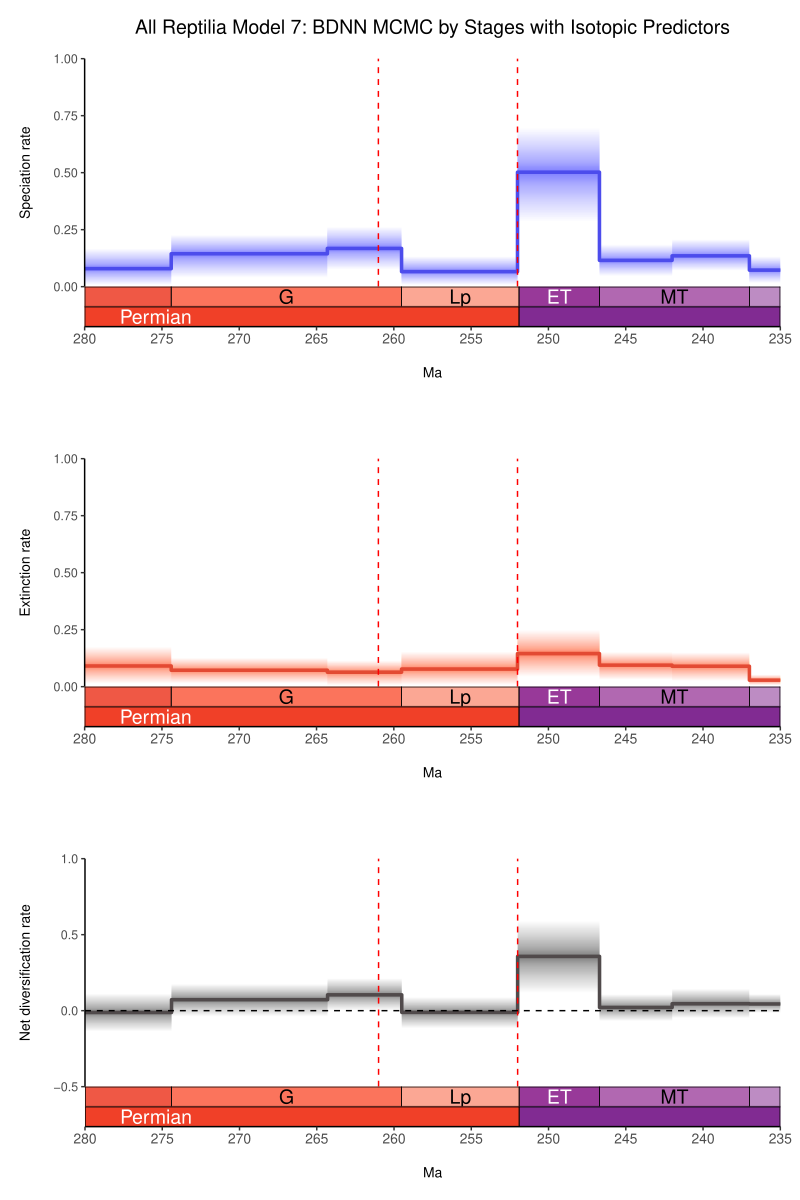

R code for this plot:
library(ggplot2)
library(scales)
library(gridExtra)
library(deeptime)
library(gtable)
library(grid)

##############  PREPPING DATA VECTORS, COPY IN THE PATH TO THE RTT SCRIPT
rtt_text <- readLines('/Volumes/My Passport/pt_diversity_rates/updated_occurrence_analyses/model_7/reptilia_all/combined_10_RTT.r', warn = FALSE)

# Search for lines in rtt_text that contain any of the vectors we need
# Note that vectors in BDNN, RJMCMC, and non-BDNN/non-RJMCMC models have different names, so we'll need to do some transformations and conditionals
# age = time (should be negative, descending, so -1, -2, for ex)
# L = Speciation, M = extinction, R = netdiversification, M95 = max 95% HPD, m95 = min 95% HPD, mean = rate (central line)

# Searching for NON-BDNN, NON-RJMCMC VECTORS
L_hpd_m95 <- grep("^\\s*L_hpd_m95\\s*=", rtt_text, value = TRUE)
L_hpd_M95 <- grep("^\\s*L_hpd_M95\\s*=", rtt_text, value = TRUE)
L_mean <- grep("^\\s*L_mean\\s*=", rtt_text, value = TRUE)
M_hpd_m95 <- grep("^\\s*M_hpd_m95\\s*=", rtt_text, value = TRUE)
M_hpd_M95 <- grep("^\\s*M_hpd_M95\\s*=", rtt_text, value = TRUE)
M_mean <- grep("^\\s*M_mean\\s*=", rtt_text, value = TRUE)
R_hpd_m95 <- grep("^\\s*R_hpd_m95\\s*=", rtt_text, value = TRUE)
R_hpd_M95 <- grep("^\\s*R_hpd_M95\\s*=", rtt_text, value = TRUE)
R_mean <- grep("^\\s*R_mean\\s*=", rtt_text, value = TRUE)
age <- grep("^\\s*age\\s*=", rtt_text, value = TRUE)

# Searching for BDNN VECTORS
time_vec <- grep("^\\s*time_vec\\s*=", rtt_text, value = TRUE)
sp_mean <- grep("^\\s*sp_mean\\s*=", rtt_text, value = TRUE)
ex_mean <- grep("^\\s*ex_mean\\s*=", rtt_text, value = TRUE)
div_mean <- grep("^\\s*div_mean\\s*=", rtt_text, value = TRUE)
sp_lwr <- grep("^\\s*sp_lwr\\s*=", rtt_text, value = TRUE)
ex_lwr <- grep("^\\s*ex_lwr\\s*=", rtt_text, value = TRUE)
div_lwr <- grep("^\\s*div_lwr\\s*=", rtt_text, value = TRUE)
sp_upr <- grep("^\\s*sp_upr\\s*=", rtt_text, value = TRUE)
ex_upr <- grep("^\\s*ex_upr\\s*=", rtt_text, value = TRUE)
div_upr <- grep("^\\s*div_upr\\s*=", rtt_text, value = TRUE)

# Search for RJMCMC VECTORS
time <- grep("^\\s*time\\s*=", rtt_text, value = TRUE)
rate <- grep("^\\s*rate\\s*=", rtt_text, value = TRUE)
minHPD <- grep("^\\s*minHPD\\s*=", rtt_text, value = TRUE)
maxHPD <- grep("^\\s*maxHPD\\s*=", rtt_text, value = TRUE)
# All the RJMCMC div vectors have net_ prefix
net_rate <- grep("^\\s*net_rate\\s*=", rtt_text, value = TRUE)  
net_minHPD <- grep("^\\s*net_minHPD\\s*=", rtt_text, value = TRUE)
net_maxHPD <- grep("^\\s*net_maxHPD\\s*=", rtt_text, value = TRUE)

# Execute NON-BDNN, NON-RJMCMC vectors only if all those vectors were found/exist
if (length(L_hpd_m95) > 0 && length(L_hpd_M95) > 0 && length(L_mean) > 0 &&
    length(M_hpd_m95) > 0 && length(M_hpd_M95) > 0 && length(M_mean) > 0 &&
    length(R_hpd_m95) > 0 && length(R_hpd_M95) > 0 && length(R_mean) > 0 &&
    length(age) > 0) {
  
  eval(parse(text = L_hpd_m95))
  eval(parse(text = L_hpd_M95))
  eval(parse(text = L_mean))
  eval(parse(text = M_hpd_m95))
  eval(parse(text = M_hpd_M95))
  eval(parse(text = M_mean))
  eval(parse(text = R_hpd_m95))
  eval(parse(text = R_hpd_M95))
  eval(parse(text = R_mean))
  eval(parse(text = age))
  
  print("Non-BDNN, Non-RJMCMC vectors loaded successfully.")
  
  # Execute BDNN vectors only if all those vectors were found/exist AND the first condition was not met
} else if (length(time_vec) > 0 && length(sp_mean) > 0 && length(ex_mean) > 0 &&
           length(div_mean) > 0 && length(sp_lwr) > 0 && length(ex_lwr) > 0 &&
           length(div_lwr) > 0 && length(sp_upr) > 0 && length(ex_upr) > 0 &&
           length(div_upr) > 0) {
  
  eval(parse(text = time_vec))
  time_vec <- -time_vec  # Convert to negative time for plotting  
  eval(parse(text = sp_mean))
  eval(parse(text = ex_mean))
  eval(parse(text = div_mean))
  eval(parse(text = sp_lwr))
  eval(parse(text = ex_lwr))
  eval(parse(text = div_lwr))
  eval(parse(text = sp_upr))
  eval(parse(text = ex_upr))
  eval(parse(text = div_upr))
  # Now reverse all of these vectors
  time_vec <- rev(time_vec)
  sp_mean <- rev(sp_mean)
  ex_mean <- rev(ex_mean)
  div_mean <- rev(div_mean)
  sp_lwr <- rev(sp_lwr)
  ex_lwr <- rev(ex_lwr)
  div_lwr <- rev(div_lwr)
  sp_upr <- rev(sp_upr)
  ex_upr <- rev(ex_upr)
  div_upr <- rev(div_upr)
  # RENAME the BDNN vectors to match the NON-BDNN, Non-RJMCMC vectors so that the following graphing code works
  L_hpd_m95 <- sp_lwr
  L_hpd_M95 <- sp_upr
  L_mean <- sp_mean
  M_hpd_m95 <- ex_lwr
  M_hpd_M95 <- ex_upr
  M_mean <- ex_mean
  R_hpd_m95 <- div_lwr
  R_hpd_M95 <- div_upr
  R_mean <- div_mean
  age <- time_vec
  
  print("BDNN vectors loaded successfully.")
  
  # Execute RJMCMC vectors only if all those vectors were found/exist AND the previous conditions were not met
} else if (length(time) > 2 && length(rate) > 2 && length(minHPD) > 2 &&
           length(maxHPD) > 2) {
  # The grep found multiple lines, so we need to parse them
  # Parse and create numbered variables for each of the vars found
  for (i in seq_along(rate)) {
    rhs <- sub("^\\s*rate\\s*=\\s*", "", rate[i])
    assign(paste0("rate_", i), eval(parse(text = rhs)))
  }
  
  for (i in seq_along(minHPD)) {
    rhs <- sub("^\\s*minHPD\\s*=\\s*", "", minHPD[i])
    assign(paste0("minHPD_", i), eval(parse(text = rhs)))
  }
  
  for (i in seq_along(maxHPD)) {
    rhs <- sub("^\\s*maxHPD\\s*=\\s*", "", maxHPD[i])
    assign(paste0("maxHPD_", i), eval(parse(text = rhs)))
  }
  
  L_mean <- rate_1
  M_mean <- rate_2
  L_hpd_m95 <- minHPD_1
  L_hpd_M95 <- maxHPD_1
  M_hpd_m95 <- minHPD_2
  M_hpd_M95 <- maxHPD_2
  
  age <- eval(parse(text = sub("^\\s*time\\s*=\\s*", "", grep("^\\s*time\\s*=", rtt_text, value = TRUE)[1])))
  R_mean <- eval(parse(text = sub("^\\s*net_rate\\s*=\\s*", "", grep("^\\s*net_rate\\s*=", rtt_text, value = TRUE))))
  R_hpd_m95 <- eval(parse(text = sub("^\\s*net_minHPD\\s*=\\s*", "", grep("^\\s*net_minHPD\\s*=", rtt_text, value = TRUE))))
  R_hpd_M95 <- eval(parse(text = sub("^\\s*net_maxHPD\\s*=\\s*", "", grep("^\\s*net_maxHPD\\s*=\\s*", rtt_text, value = TRUE))))
  
  print("RJMCMC vectors loaded successfully.")
  
} else {
  print("No complete set of vectors found in the provided RTT script.")
}

# Mass extinction events
perm_trias_extinction <- -252 
guadalupian_extinction <- -261

# Custom tick positions
x_ticks <- seq(-300, -200, by=5) ###################### CHANGE THIS TO MODIFY X TICKS
x_tick_labels <- abs(x_ticks)

# Modified plot_RTT function that returns data for ggplot
get_RTT_data <- function(age, hpd_M, hpd_m, mean_m, color) {
    N <- 100
    beta <- (1:(N-1))/N
    alpha_shape <- 0.25
    cat <- 1-(beta^(1./alpha_shape))
    
    # Create data frame for the polygons
    poly_data <- data.frame()
    
    for (i in 1:(N-1)) {
        trans <- 1/N + 2/N
        upper <- hpd_M-((hpd_M-mean_m)*cat[i])
        lower <- hpd_m+((mean_m-hpd_m)*cat[i])
        
        temp_df <- data.frame(
            age = c(age, rev(age)),
            y = c(upper, rev(lower)),
            group = i,
            alpha = trans
        )
        poly_data <- rbind(poly_data, temp_df)
    }
    
    return(list(poly_data = poly_data, mean_data = data.frame(age = age, y = mean_m)))
}

# Create plotting data for each rate
L_data <- get_RTT_data(age, L_hpd_M95, L_hpd_m95, L_mean, "#4c4cec")
M_data <- get_RTT_data(age, M_hpd_M95, M_hpd_m95, M_mean, "#e34a33")
R_data <- get_RTT_data(age, R_hpd_M95, R_hpd_m95, R_mean, "#504A4B")

# Function to create each plot with smooth polygons and geological timescale
create_plot_with_geo <- function(poly_data, mean_data, color, title, ylab, ylim, show_x_axis = FALSE) {
  # Create main plot
  main_plot <- ggplot() +
    # Plot the HPD intervals with transparency gradient
    geom_polygon(data = poly_data, 
                aes(x = age, y = y, group = group, alpha = alpha), 
                fill = color, na.rm = TRUE) +
    # Plot the mean line
    geom_line(data = mean_data, 
             aes(x = age, y = y), 
             color = color, size = 1.2, lineend = "round") +
    # Add mass extinction lines
    geom_vline(xintercept = guadalupian_extinction, 
               color = "red", linetype = "dashed") +
    geom_vline(xintercept = perm_trias_extinction, 
               color = "red", linetype = "dashed", size = 0.5) +
    # Custom x-axis
    scale_x_continuous(breaks = x_ticks, labels = if(show_x_axis) x_tick_labels else NULL, 
                      limits = c(-300, -200), name = if(show_x_axis) "Ma" else NULL) +
    # Labels and titles
    labs(title = title, y = ylab) +
    # Set y limits with coord_cartesian for smooth polygons
    coord_cartesian(ylim = ylim, xlim = c(-300, -200), expand = FALSE) +
    # Remove legend and adjust alpha scale
    scale_alpha_continuous(range = c(0.005, 0.05), guide = "none") +
    # Theme adjustments
    theme_classic() +
    theme(
      text = element_text(size = 10),
      axis.text.x = if(show_x_axis) element_text(size = 10) else element_blank(),
      axis.ticks.x = if(show_x_axis) element_line() else element_blank(),
      axis.text.y = element_text(size = 9),
      axis.title = element_text(size = 10),
      axis.title.x = element_text(size = 10, margin = margin(t = 15)),
      axis.title.y = element_text(margin = margin(r = 15)),
      plot.title = element_text(size = 14, hjust = 0.5, margin = margin(b = 15)),
      plot.margin = unit(c(0.5, 0.5, if(show_x_axis) 0.5 else 0.1, 0.5), "cm"), # unit(c(top, right, bottom, left), "unit")
      panel.grid.major = element_blank(),
      panel.grid.minor = element_blank()
    )
  
  # Add horizontal line for net diversification plot
  if (ylab == "Net diversification rate") {
    main_plot <- main_plot + geom_hline(yintercept = 0, linetype = "dashed", color = "black")
  }
  
  # Add geological timescale directly to the plot
  main_plot <- main_plot + 
  # Custom x-axis 
    coord_geo(
      dat = list("international epochs", "international periods"),
      expand= FALSE,
      abbrv = list(TRUE, FALSE),
      pos = list("bottom", "bottom"),
      alpha = 1,
      ylim = ylim, ######### COMMENT THIS OUT TO AUTO-SCALE Y AXIS (even if you pass a ylim argument, if this is commented out, it will auto-scale based on data vectors)
      height = unit(1, "line"),
      neg = TRUE,
      xlim = c(-280, -235)) ############################# CHANGE THIS TO MODIFY X LIMITS, I.E., TIME FRAME
  
  return(main_plot)
}

############# CALL THE FUNCTION WITH CUSTOM ARGUMENTS
############# TITLE, YLIM
p1 <- create_plot_with_geo(L_data$poly_data, L_data$mean_data, "#4c4cec", 
                         "All Reptilia Model 7: BDNN MCMC by Stages with Isotopic Predictors", 
                         "Speciation rate", c(0, 1), show_x_axis = TRUE) 

p2 <- create_plot_with_geo(M_data$poly_data, M_data$mean_data, "#e34a33", 
                         "", "Extinction rate", c(0, 1), show_x_axis = TRUE)

p3 <- create_plot_with_geo(R_data$poly_data, R_data$mean_data, "#504A4B", 
                         "", "Net diversification rate", c(-0.5, 1), show_x_axis = TRUE)

# Combine all plots
final_plot <- grid.arrange(
  p1, p2, p3,
  ncol = 1,
  heights = c(1, 1, 1) 
)

############# SAVE TO CUSTOM PDF PATH
pdf(file = '/Volumes/My Passport/pt_diversity_rates/updated_occurrence_analyses/model_7/reptilia_all/combined_10_RTT_deeptime.pdf', 
    width = 8, height = 12)
grid.draw(final_plot)
dev.off()
